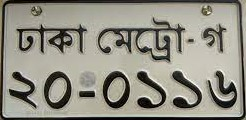
#> input picture tesseract_test/download2.jpg, 246 x 120 px
$ python find_contours.py   (older library calls are emulated)
#> lines starting #> are read from the running program, lines starting #| are printed output that depends on the picture; after the words box and inside, x2 and y2 are one past the last pixel; in counts of white or black regions, pixels touching at a corner belong together
import cv2

def find_contours(image):
#> called with image = 'tesseract_test/download2.jpg'
    box = cv2.imread(image, cv2.IMREAD_GRAYSCALE)
#> box: shape (120, 246); min 0, max 255, mean 142.8
    # gray = cv2.cvtColor(box, cv2.COLOR_RGB2GRAY)
    # resize image to three times as large as original for better readability
    gray = cv2.resize(box, None, fx = 8, fy = 8, interpolation = cv2.INTER_CUBIC)
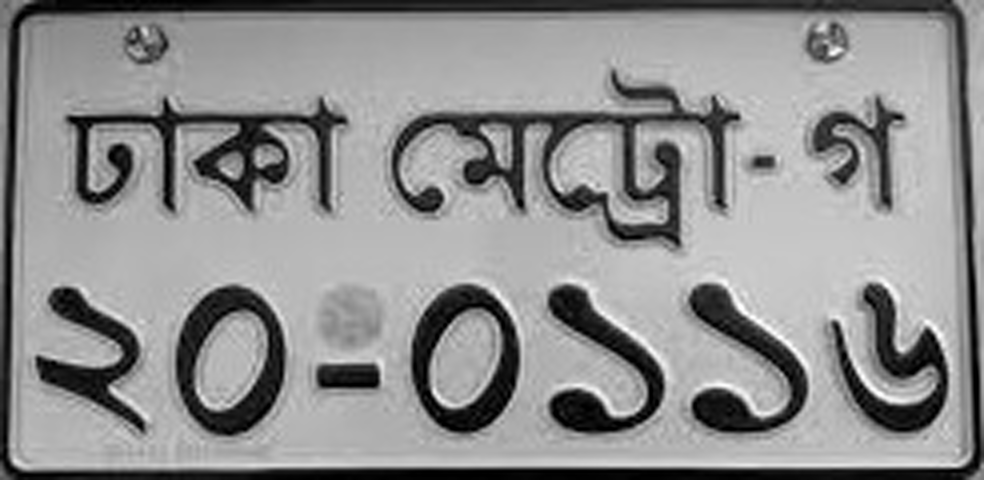
#> gray: shape (960, 1968) (shown at 1/2 size); min 0, max 255, mean 142.8
    # perform gaussian blur to smoothen image
    blur = cv2.GaussianBlur(gray, (5,5), 0)
    #cv2.imshow("Gray", gray)
    #cv2.waitKey(0)
    # threshold the image using Otsus method to preprocess for tesseract
    ret, thresh = cv2.threshold(gray, 0, 255, cv2.THRESH_OTSU | cv2.THRESH_BINARY_INV)
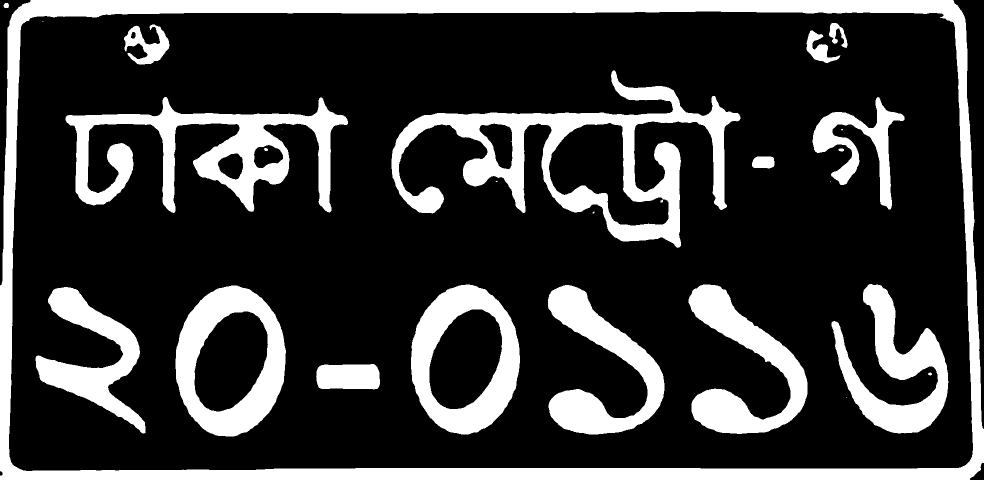
#> thresh: shape (960, 1968) (shown at 1/2 size); 22.5% white; 26 white regions (7 under 20 px), largest, box (x1, y1, x2, y2) and area: (0, 0, 1968, 960) 132853, (783, 141, 1481, 496) 60816, (131, 194, 696, 426) 43967
#> ret = 106
    # cv2.imshow("Otsu Threshold", thresh)
    # cv2.waitKey(0)
    # create rectangular kernel for dilation
    rect_kern = cv2.getStructuringElement(cv2.MORPH_RECT, (5,5))
    # apply dilation to make regions more clear
    dilation = cv2.dilate(thresh, rect_kern, iterations = 1)
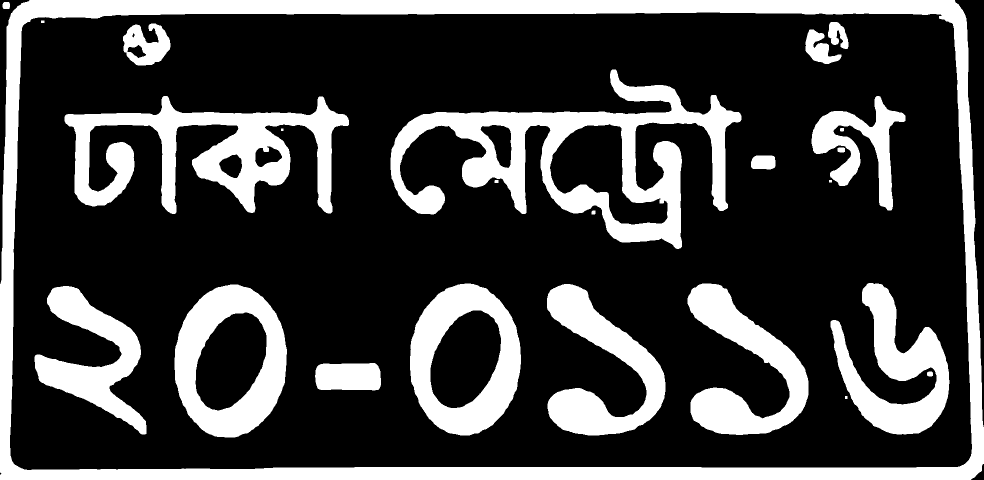
#> dilation: shape (960, 1968) (shown at 1/2 size); 25.8% white; 25 white regions
    # cv2.imshow("Dilation", dilation)
    # cv2.waitKey(0)
    # find contours of regions of interest within license plate
    try:
        contours, hierarchy = cv2.findContours(dilation, cv2.RETR_TREE, cv2.CHAIN_APPROX_SIMPLE)
#> contours = 34 contours, 1 with area under 20; largest, box (x1, y1, x2, y2) and area: (0, 0, 1968, 960) 1863608, (19, 24, 1945, 941) 1721600, (781, 139, 1483, 498) 95510, (349, 569, 574, 875) 53519, (129, 192, 698, 428) 53452
    except:
        ret_img, contours, hierarchy = cv2.findContours(dilation, cv2.RETR_TREE, cv2.CHAIN_APPROX_SIMPLE)
    # sort contours left-to-right
    sorted_contours = sorted(contours, key=lambda ctr: cv2.boundingRect(ctr)[0])
#> sorted_contours has the same summary as contours
    # print(len(sorted_contours))
    # create copy of gray image
    im2 = gray.copy()
    # create blank string to hold license plate number
    plate_num = ""
    count = 1
    # loop through contours and find individual letters and numbers in license plate
    for cnt in sorted_contours:
        x,y,w,h = cv2.boundingRect(cnt)
        height, width = im2.shape
        # if height of box is not tall enough relative to total height then skip
        # if height / float(h) > 6: continue

        # ratio = h / float(w)
        # # if height to width ratio is less than 1.5 skip
        # if ratio < 1.5: continue

        # if width is not wide enough relative to total width then skip
        if width / float(w) > 15: continue

        # area = h * w
        # # if area is less than 100 pixels skip
        # if area < 400: continue
        # print("Passed")
        # draw the rectangle
        rect = cv2.rectangle(im2, (x,y), (x+w, y+h), (0,255,0),2)
        # cv2.imshow('rect', rect)
        # cv2.waitKey(0)
        # grab character region of image
        roi = thresh[y-5:y+h+5, x-5:x+w+5]
        # perfrom bitwise not to flip image to black text on white background
        roi = cv2.bitwise_not(roi)
        # perform another blur on character region
        # print(cnt)
        # roi = cv2.medianBlur(roi, 5)
        crop_img = im2[y-5:y+h+5, x-5:x+w+5]
        filename = 'static/cropped_imgs/'+str(count)+'.jpg'
        cv2.imwrite(filename, crop_img)
        count += 1
#> this loop made 34 passes
#> (x, y, w, h, filename) on passes 1, 3, 4, 6, 10, 11, 15, 16, 17, 18, 21, 22: (0, 0, 1968, 960, 'static/cropped_imgs/1.jpg'), (19, 24, 1926, 917, 'static/cropped_imgs/2.jpg'), (69, 572, 224, 297, 'static/cropped_imgs/3.jpg'), (129, 192, 569, 236, 'static/cropped_imgs/4.jpg'), (349, 569, 225, 306, 'static/cropped_imgs/5.jpg'), (390, 624, 144, 198, 'static/cropped_imgs/6.jpg'), (630, 726, 132, 55, 'static/cropped_imgs/7.jpg'), (781, 139, 702, 359, 'static/cropped_imgs/8.jpg'), (820, 567, 222, 304, 'static/cropped_imgs/9.jpg'), (860, 620, 143, 197, 'static/cropped_imgs/10.jpg'), (1094, 568, 237, 303, 'static/cropped_imgs/11.jpg'), (1099, 247, 237, 203, 'static/cropped_imgs/12.jpg')
#> (x, y, w, h) on passes 2, 7, 8, 9, 12, 13: (5, 4, 15, 14), (246, 47, 95, 84), (254, 89, 39, 28), (264, 66, 6, 10), (437, 308, 48, 49), (509, 292, 56, 43)
#> pass 3, in find_contours, `rect = cv2.rectangle(im2, (x,y), (x+w, y+h), (0,255,0),2)`:
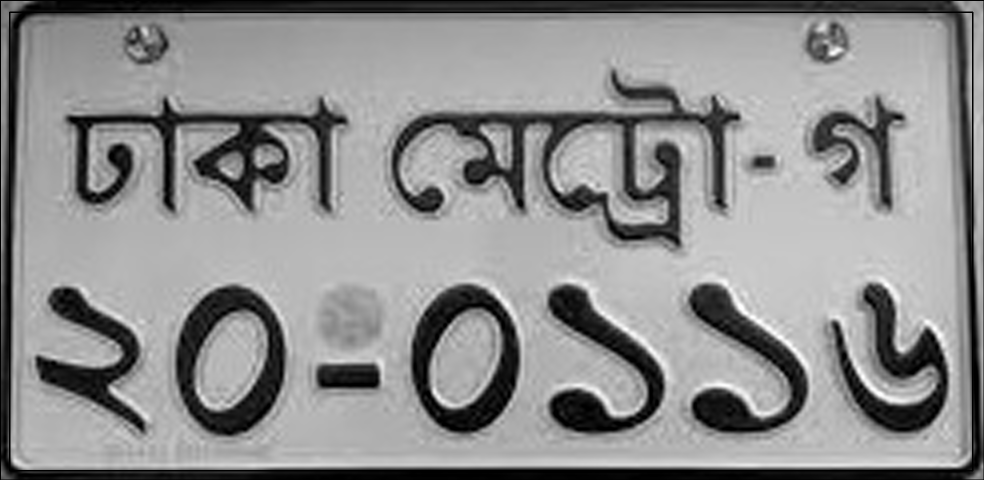
#> rect: shape (960, 1968) (shown at 1/2 size); min 0, max 255, mean 142
#> pass 3, in find_contours, `roi = thresh[y-5:y+h+5, x-5:x+w+5]`:
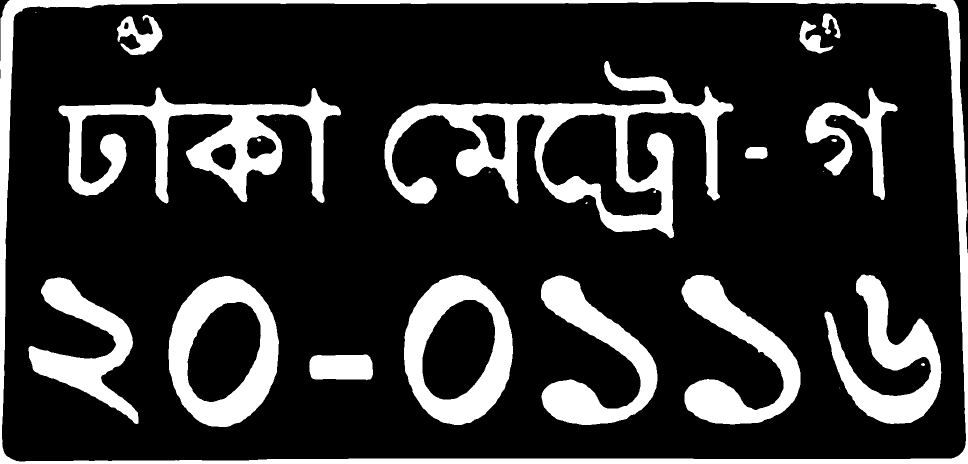
#> roi: shape (927, 1936) (shown at 1/2 size); 19.6% white; 25 white regions (7 under 20 px), largest, box (x1, y1, x2, y2) and area: (769, 122, 1467, 477) 60816, (0, 0, 1936, 927) 58858, (117, 175, 682, 407) 43967
#> after the loop:
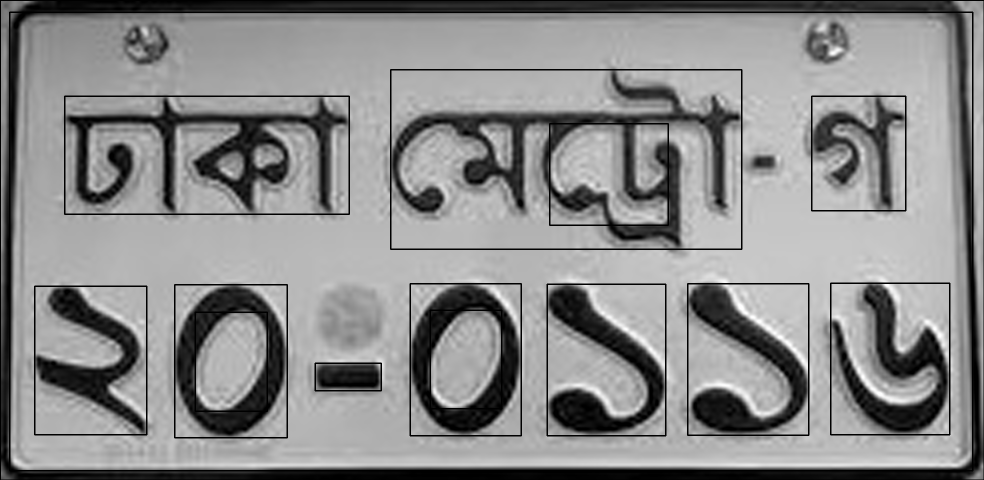
#> im2: shape (960, 1968) (shown at 1/2 size); 3.46% of pixels changed, all inside (x1, y1, x2, y2) = (0, 0, 1968, 960)
#> after the loop, count = 16

if __name__ == "__main__":
    find_contours('tesseract_test/download2.jpg')

$ run again, with tesseract_test/download.jpg copied over tesseract_test/download2.jpg
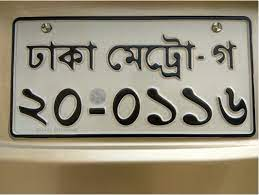
#> input picture tesseract_test/download.jpg, 259 x 195 px
#> in find_contours, `ret, thresh = cv2.threshold(gray, 0, 255, cv2.THRESH_OTSU | cv2.THRESH..`:
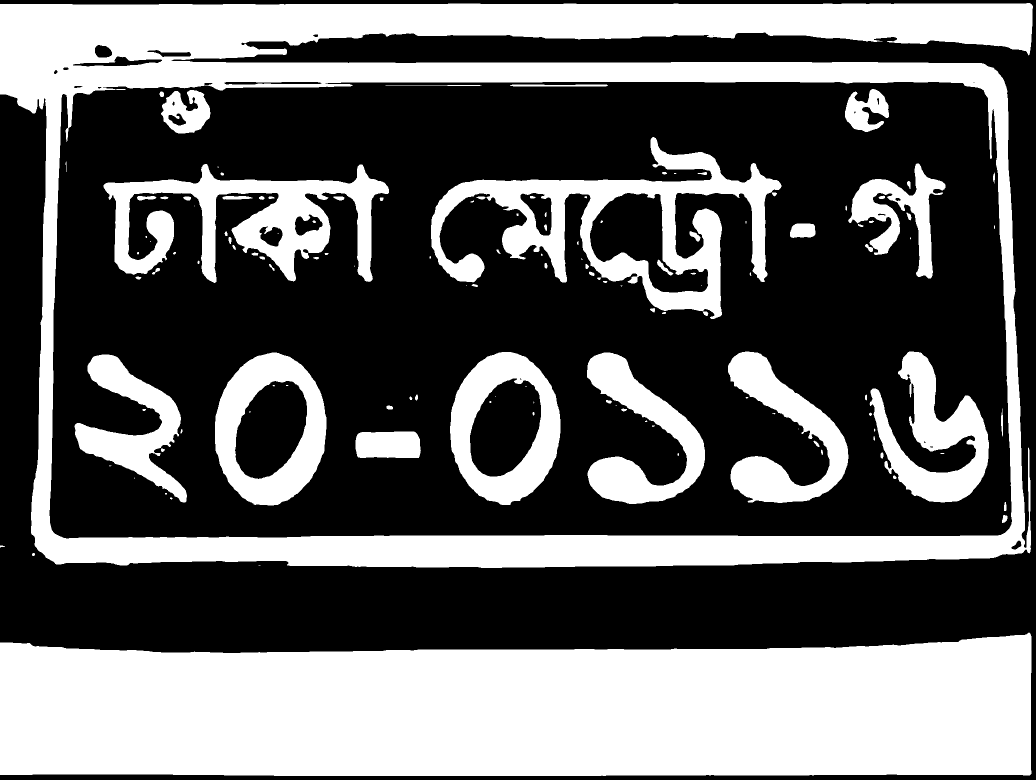
#> thresh: shape (1560, 2072) (shown at 1/2 size); 39.6% white; 133 white regions (44 under 20 px), largest, box (x1, y1, x2, y2) and area: (0, 1265, 2063, 1552) 524712, (0, 6, 2066, 1136) 413462, (862, 274, 1563, 638) 72183
#> ret = 131
#> dilation: shape (1560, 2072); 42.8% white; 82 white regions
#> contours = 142 contours, 31 with area under 20; largest, box (x1, y1, x2, y2) and area: (0, 4, 2068, 1138) 2145444, (100, 165, 2023, 1076) 1693620, (0, 1263, 2065, 1554) 531427, (860, 272, 1565, 640) 106809, (205, 326, 780, 568) 62647
#> sorted_contours has the same summary as contours
#> the loop in find_contours, `for cnt in sorted_contours:` made 142 passes
#> (x, y, w, h) on passes 2, 4, 6, 7, 10, 12, 13, 14: (0, 1089, 12, 8), (62, 1104, 10, 10), (129, 321, 6, 25), (129, 136, 5, 3), (191, 92, 32, 22), (216, 929, 9, 6), (237, 174, 14, 3), (266, 953, 6, 6)
#> after the loop in find_contours, `for cnt in sorted_contours:`:
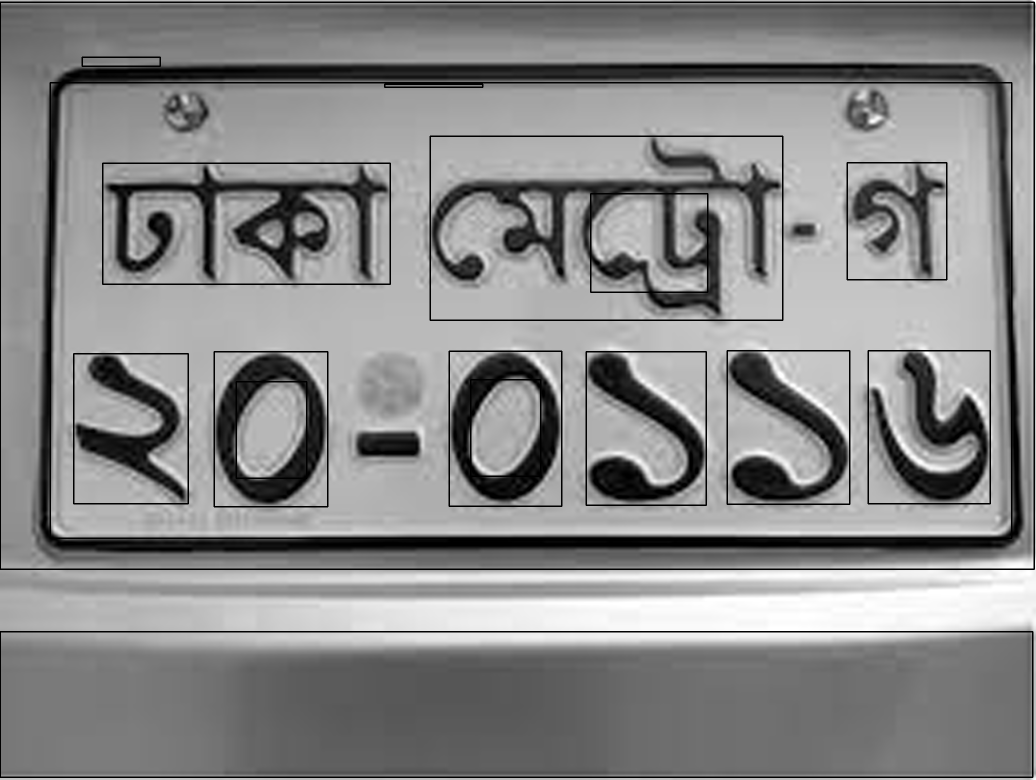
#> im2: shape (1560, 2072) (shown at 1/2 size); min 0, max 255, mean 136.8
#> after the loop in find_contours, `for cnt in sorted_contours:`: count = 18
